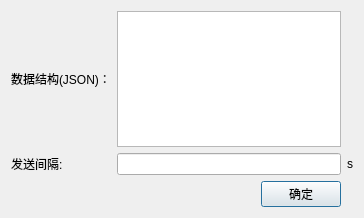
<?xml version="1.0" encoding="UTF-8"?>
<ui version="4.0">
 <class>CSimulationSetDialog</class>
 <widget class="QDialog" name="CSimulationSetDialog">
  <property name="geometry">
   <rect>
    <x>0</x>
    <y>0</y>
    <width>364</width>
    <height>218</height>
   </rect>
  </property>
  <property name="windowTitle">
   <string>Dialog</string>
  </property>
  <layout class="QGridLayout" name="gridLayout">
   <item row="2" column="2">
    <widget class="QLabel" name="label_3">
     <property name="text">
      <string>s</string>
     </property>
    </widget>
   </item>
   <item row="0" column="0">
    <widget class="QLabel" name="label">
     <property name="text">
      <string>数据结构(JSON)：</string>
     </property>
    </widget>
   </item>
   <item row="2" column="1">
    <widget class="QLineEdit" name="lineEdit"/>
   </item>
   <item row="2" column="0">
    <widget class="QLabel" name="label_2">
     <property name="text">
      <string>发送间隔:</string>
     </property>
    </widget>
   </item>
   <item row="3" column="1">
    <layout class="QHBoxLayout" name="horizontalLayout">
     <item>
      <spacer name="horizontalSpacer">
       <property name="orientation">
        <enum>Qt::Horizontal</enum>
       </property>
       <property name="sizeHint" stdset="0">
        <size>
         <width>40</width>
         <height>20</height>
        </size>
       </property>
      </spacer>
     </item>
     <item>
      <widget class="QPushButton" name="pushButton">
       <property name="text">
        <string>确定</string>
       </property>
      </widget>
     </item>
    </layout>
   </item>
   <item row="0" column="1">
    <widget class="QTextEdit" name="textEdit"/>
   </item>
  </layout>
 </widget>
 <resources/>
 <connections/>
</ui>
